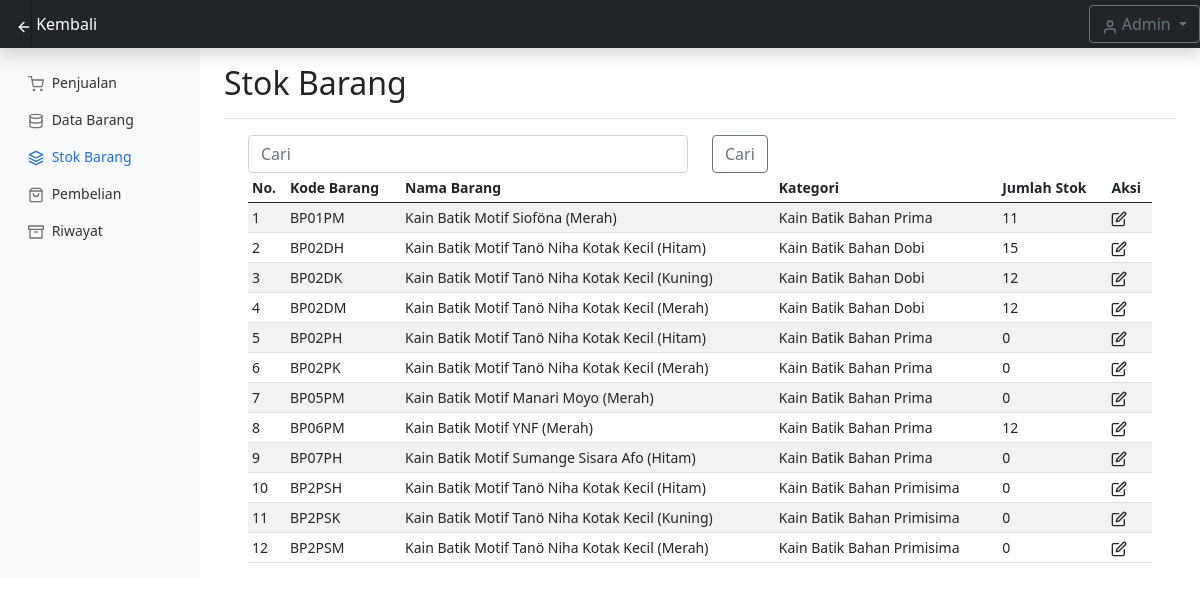
The page /stokbarang.php (signed in) on the database its author committed.
### tables this page shows
CREATE TABLE `data_barang` (
  `kode_barang` char(6) NOT NULL,
  `nama_barang` char(100) NOT NULL,
  `kategori` char(100) NOT NULL,
  `harga_modal` int(11) NOT NULL,
  `harga_satuan` int(11) NOT NULL,
  `jumlah_stok` int(11) NOT NULL
);

### function.php (called while the page is built, shortened)
<?php
function query($query) {
	global $conn;
	$result = mysqli_query($conn, $query);
	$rows = [];
	while($row = mysqli_fetch_assoc($result)){
		$rows[] = $row;
	}
	return $rows;
}
 ?>

### stokbarang.php (the view, shortened to what this page needs)
<?php
require 'config.php';
require 'function.php';
$databarang = query("SELECT * FROM data_barang");
?>
<!doctype html>
<html lang="en">
  <head>
<link href="assets/dist/css/bootstrap.min.css" rel="stylesheet">
    <link href="css/dashboard.css" rel="stylesheet">
  </head>
  <body>
<header class="navbar navbar-dark sticky-top bg-dark flex-md-nowrap p-0 shadow">
  <div class="d-flex align-items-center">
    <a class="navbar-brand col-md-3 col-lg-2 me-0 px-3 bg-dark" href="dashboard.php">
      <span data-feather="arrow-left"></span>
      Kembali
    </a>
  </div>
  <div class="ml-auto d-flex align-items-center">
    <div class="btn-group">
      <button type="button" class="btn btn-outline-secondary dropdown-toggle" data-bs-toggle="dropdown" aria-expanded="false">
        <a data-feather="user"></a>
        <?= ucfirst($_SESSION['username']); ?>
      </button>
    </div>
  </div>
</header>
<div class="container-fluid">
  <div class="row">
    <nav id="sidebarMenu" class="col-md-3 col-lg-2 d-md-block bg-light sidebar collapse">
      <div class="position-sticky pt-3">
        <ul class="nav flex-column">
          <li class="nav-item">
            <a class="nav-link" href="penjualan.php">
              <span data-feather="shopping-cart"></span>
              Penjualan
            </a>
          </li>
          <li class="nav-item">
            <a class="nav-link" href="databarang.php">
              <span data-feather="database"></span>
              Data Barang
            </a>
          </li>
          <li class="nav-item">
            <a class="nav-link active" aria-current="page" href="stokbarang.php">
              <span data-feather="layers"></span>
              Stok Barang
            </a>
          </li>
          <li class="nav-item">
            <a class="nav-link" href="pembelian.php">
              <span data-feather="shopping-bag"></span>
              Pembelian
            </a>
          </li>
          <li class="nav-item">
            <a class="nav-link" href="riwayat.php">
              <span data-feather="archive"></span>
              Riwayat
            </a>
          </li>
        </ul>
      </div>
    </nav>
    <main class="col-md-9 ms-sm-auto col-lg-10 px-md-4">
      <div class="d-flex justify-content-between flex-wrap flex-md-nowrap align-items-center pt-3 pb-2 mb-3 border-bottom">
        <h1 class="h2">Stok Barang</h1>
      </div>
      <form method="post">
        <div class="container">
          <div class="row">
            <div class="col">
              <input type="text" class="form-control" autofocus placeholder="Cari" name="keywordbarang" autocomplete="off">
            </div>
            <div class="col">
              <button class="btn btn-outline-secondary" type="submit" name="caribarang" >Cari</button>
            </div>
          </div>
        </div>
      </form>
      <div class="container">
      <div class="table-responsive" style="max-height: 450px; overflow-y: scroll;">
        <table class="table table-striped table-sm">
          <thead>
            <tr>
              <th scope="col">No.</th>
              <th scope="col">Kode Barang</th>
              <th scope="col">Nama Barang</th>
              <th scope="col">Kategori</th>
              <th scope="col">Jumlah Stok</th>
              <th scope="col">Aksi</th>
            </tr>
          </thead>
          <tbody>
            <?php $i=1; ?>
            <?php foreach($databarang as $row): ?>
            <tr>
              <td><?= $i;  ?></td>
              <td> <?= $row["kode_barang"];  ?></td>
              <td> <?= $row["nama_barang"];  ?></td>
              <td> <?= $row["kategori"];  ?></td>
              <td> <?= $row["jumlah_stok"];  ?></td>
              <td>
                  <a type="button">
                    <span data-feather ="edit" data-bs-toggle="modal" data-bs-target="#modaleditstok<?= $row["kode_barang"]; ?>"></span>
                  </a>
              </td>
            </tr>
            <?php $i++; ?>
            <?php endforeach; ?>
          </tbody>
        </table>
        </div>
      </div>
    </main>
  </body>
</html>

### css/dashboard.css (style rules this page uses)
body { font-size: .875rem; }
.feather { width: 16px; height: 16px; vertical-align: text-bottom; }
.sidebar { top: 0; bottom: 0; left: 0; z-index: 100; */ box-shadow: inset -1px 0 0 rgba(0, 0, 0, .1); }
.sidebar .nav-link { font-weight: 500; color: #333; }
.sidebar .nav-link .feather { margin-right: 4px; color: #727272; }
.sidebar .nav-link.active { color: #2470dc; }
.sidebar .nav-link:hover .feather, .sidebar .nav-link.active .feather { color: inherit; }
.navbar-brand { padding-top: .75rem; padding-bottom: .75rem; font-size: 1rem; background-color: rgba(0, 0, 0, .25); box-shadow: inset -1px 0 0 rgba(0, 0, 0, .25); }

### rows shown on the page
data_barang: kode_barang "BP01PM", nama_barang "Kain Batik Motif Sioföna (Merah)", kategori "Kain Batik Bahan Prima", jumlah_stok "11"
data_barang: kode_barang "BP02DH", nama_barang "Kain Batik Motif Tanö Niha Kotak Kecil (Hitam)", kategori "Kain Batik Bahan Dobi", jumlah_stok "15"
data_barang: kode_barang "BP02DK", nama_barang "Kain Batik Motif Tanö Niha Kotak Kecil (Kuning)", kategori "Kain Batik Bahan Dobi", jumlah_stok "12"
data_barang: kode_barang "BP02DM", nama_barang "Kain Batik Motif Tanö Niha Kotak Kecil (Merah)", kategori "Kain Batik Bahan Dobi", jumlah_stok "12"
data_barang: kode_barang "BP02PH", nama_barang "Kain Batik Motif Tanö Niha Kotak Kecil (Hitam)", kategori "Kain Batik Bahan Prima", jumlah_stok "0"
data_barang: kode_barang "BP02PK", nama_barang "Kain Batik Motif Tanö Niha Kotak Kecil (Merah)", kategori "Kain Batik Bahan Prima", jumlah_stok "0"
data_barang: kode_barang "BP05PM", nama_barang "Kain Batik Motif Manari Moyo (Merah)", kategori "Kain Batik Bahan Prima", jumlah_stok "0"
data_barang: kode_barang "BP06PM", nama_barang "Kain Batik Motif YNF (Merah)", kategori "Kain Batik Bahan Prima", jumlah_stok "12"
data_barang: kode_barang "BP07PH", nama_barang "Kain Batik Motif Sumange Sisara Afo (Hitam)", kategori "Kain Batik Bahan Prima", jumlah_stok "0"
data_barang: kode_barang "BP2PSH", nama_barang "Kain Batik Motif Tanö Niha Kotak Kecil (Hitam)", kategori "Kain Batik Bahan Primisima", jumlah_stok "0"
data_barang: kode_barang "BP2PSK", nama_barang "Kain Batik Motif Tanö Niha Kotak Kecil (Kuning)", kategori "Kain Batik Bahan Primisima", jumlah_stok "0"
data_barang: kode_barang "BP2PSM", nama_barang "Kain Batik Motif Tanö Niha Kotak Kecil (Merah)", kategori "Kain Batik Bahan Primisima", jumlah_stok "0"

### other values the page prints
$_SESSION['username'] "Admin"
